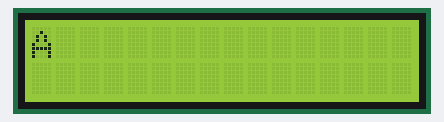
Bench run of a sketch on a simulated Arduino Uno, built with avr-gcc and run on an emulated ATmega328P. On the bench: 16×2 character LCD.

Above: at 0.28 s.
At 2.6 s:
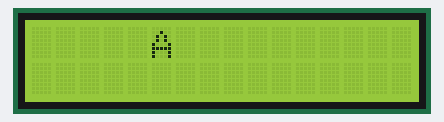
At 4.6 s:
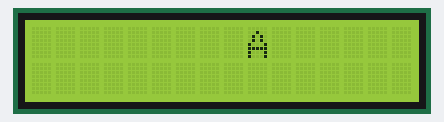
At 8.6 s:
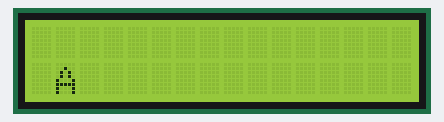
At 12.6 s:
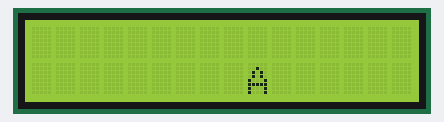
At 17.1 s:
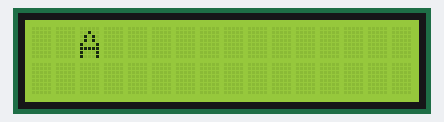

Measured:
- by itself, everything shown: repeats every 16.0 s, in 32 steps
- what the display in image 1 shows lasts 0.5 s, from 2.5 s to 3.0 s

The sketch:

custom_char.ino
```cpp
#include <LiquidCrystal.h>
const byte rs = 2;
const byte en = 3;
const byte d4 = 4;
const byte d5 = 5;
const byte d6 = 6;
const byte d7 = 7;

LiquidCrystal lcd(rs, en, d4, d5, d6, d7);

byte customChar[8] = {
	0b00000,
	0b00100,
	0b01010,
	0b01010,
	0b10001,
	0b11111,
	0b10001,
	0b10001
};

unsigned long scrollInterval = 500;
unsigned long lastScroll = 0;
byte currentCol = 0;
bool currentRow = false;

void setup()
{
	lcd.createChar(0, customChar);

	lcd.begin(16, 2);
	lcd.write((uint8_t)0);
}

void loop()
{
  if (millis() - lastScroll > scrollInterval) {
    lcd.scrollDisplayRight();

    currentCol++;
    if (currentCol > 15) {
      currentCol = 0;
      lcd.clear();

      currentRow = !currentRow;
      if (currentRow) {
        lcd.setCursor(0, 1);
      }

      lcd.write((uint8_t)0);
    }

    lastScroll = millis();
  }
}
```
